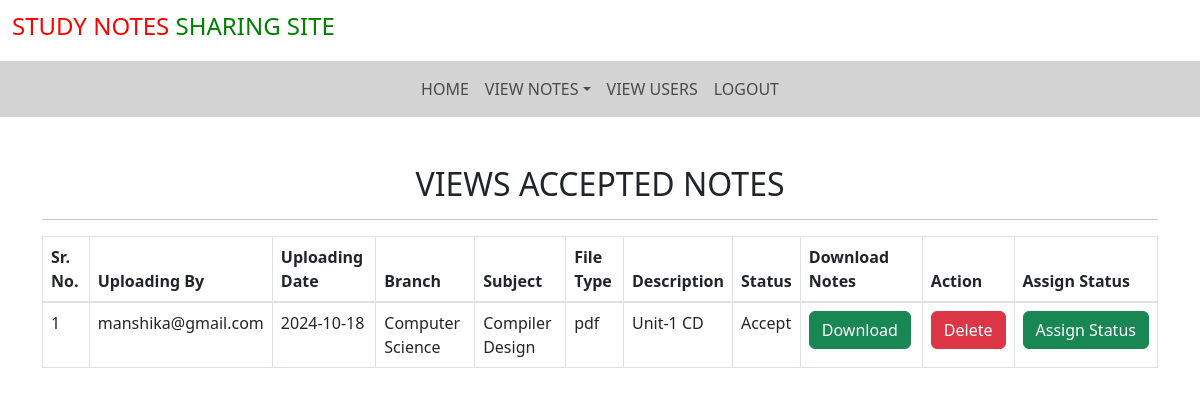
The page /accepted_notes/ (signed in) on the database its author committed.
### notes/models.py (models this page shows, shortened)
class Notes(models.Model):
    user = models.ForeignKey(User,on_delete=models.CASCADE)
    uploadingdate = models.CharField(max_length=30)
    branch = models.CharField(max_length=30)
    subject = models.CharField(max_length=30)
    notefile = models.FileField(null= True)
    filetype = models.CharField(max_length=30)
    description = models.CharField(max_length=200,null= True)
    status = models.CharField(max_length=20)

### notes/views.py (the view)
# urls.py: path('accepted_notes/', accepted_notes,name='accepted_notes'),
def accepted_notes(request):
    if not request.user.is_authenticated:
        return redirect('login_admin')
    notes = Notes.objects.filter(status= "Accept")
    print(f"Number of Accepted notes: {notes.count()}")
    d= {'notes': notes}
    return render(request,'accepted_notes.html',d)

### notes/templates/accepted_notes.html (shortened to what this page needs)
{% extends 'admin_nav.html' %}
{% load static%}
{% block body %}
<link rel="stylesheet" href="https://cdnjs.cloudflare.com/ajax/libs/twitter-bootstrap/5.3.0/css/bootstrap.min.css">
<link rel="stylesheet" href="https://cdn.datatables.net/2.1.8/css/dataTables.bootstrap5.css">
<div class="container mt-5">
    <h2 class="text-center">VIEWS ACCEPTED NOTES</h2>
    <hr>
    <table class="table table-bordered" id ="example">
    <thead>
        <tr>
            <th>Sr. No. </th>
            <th>Uploading By </th>
            <th>Uploading Date </th>
            <th>Branch </th>
            <th>Subject </th>
            <th>File Type </th>
            <th>Description </th>
            <th>Status </th>
            <th>Download Notes </th>
            <th>Action </th>
            <th>Assign Status </th>
        </tr>
    </thead>
    <tbody>
        {% for i in notes %}
        <tr>
            <td>{{forloop.counter}}</td>
            <td>{{i.user.username}}</td>
            <td>{{i.uploadingdate}}</td>
            <td>{{i.branch}}</td>
            <td>{{i.subject}}</td>
            <td>{{i.filetype}}</td>
            <td>{{i.description}}</td>
            <td>{{i.status}}</td>
            <td><a href="{{i.notefile.url}}"class ="btn btn-success" download>Download</a></td>
            <td><a href="{% url 'delete_notes' i.id %}"class ="btn btn-danger" onclick="return confirm('Are you sure?')">Delete</a></td>
            <td><a href="{% url 'assign_status' i.id %}"class ="btn btn-success" >Assign&nbsp;Status</a></td>
        </tr>
        {% endfor %}
    </tbody>
</table>
</div>
{% endblock %}

### rows shown on the page
Notes: user.username "manshika@gmail.com", uploadingdate "2024-10-18", branch "Computer Science", subject "Compiler Design", filetype "pdf", description "Unit-1 CD", status "Accept"
